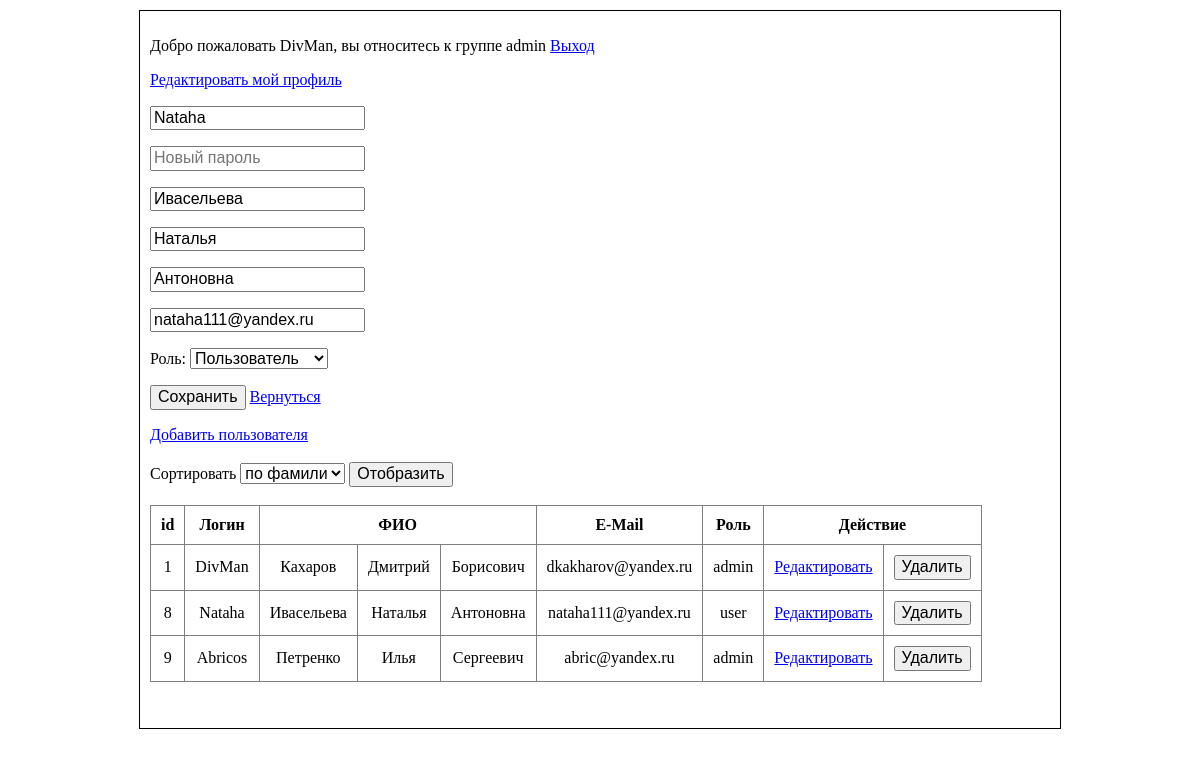
/?action=redact&id=8 (signed in), run on the app's committed database.
### tables this page shows
CREATE TABLE `users` (
  `id` int(11) NOT NULL,
  `login` varchar(256) NOT NULL,
  `password` varchar(256) NOT NULL,
  `lastname` varchar(256) NOT NULL,
  `firstname` varchar(256) NOT NULL,
  `patronymic` varchar(256) NOT NULL,
  `email` varchar(256) NOT NULL,
  `role` varchar(256) NOT NULL DEFAULT 'user'
);

### index.php (called while the page is built, shortened)
<?php
include 'lib/router/router.php';

### model/users.php (called while the page is built, shortened)
<?php
class Users {
	private $db = null;
	function __construct ($db) {
		$this->db = $db;
	}
	function showTable() {
		$sql = "SELECT * FROM `users`";
		$query = $this->db->query($sql);
		$query->setFetchMode(PDO::FETCH_ASSOC);
		return $query->fetchAll();
	}
	function showUser($user_id = null) {
		if(!empty($_GET['action']) && !empty($_GET['id'])) {
			$sql="SELECT * FROM users WHERE id = :userId";
			$result = $this->db->prepare($sql);
			$result->bindValue(':userId', $_GET['id'], PDO::PARAM_INT);
			$result->execute();
			$row = $result->fetchAll();
			return $row;
		}
	}
}

### template/listUsers/user-table.php (the view, shortened to what this page needs)
<?php
	if(!empty($_SESSION['role'])) {
		if($_SESSION['role'] == 'admin') {
			echo '<a href="?action=add-user">Добавить пользователя</a><br><br>';
		}
	}
?>
<form action="" method="get">
	Сортировать <select name="select">
		<option value="lastname">по фамили</option>
	</select>
	<input type="submit" value="Отобразить" name="btn-sort">
</form>
<br>
<?php
	if(!empty($_GET['select'])) {?>
		<table border="1" cellpadding="10" style="border-collapse: collapse; text-align: center;">
			<tr>
			<th>id</th>
			<th>Логин</th>
			<th colspan="3">ФИО</th>
			<th>E-Mail</th>
			<th>Роль</th>
			<?php
				if(!empty($_SESSION['role'])) {
					if($_SESSION['role'] == 'admin') {
						echo '<th colspan="2">Действие</th>';
					}
				}
			?>
		</tr>
		<?php
		foreach($sort as $key) {
			echo '<tr>';
				echo '<td>'.$key['id'].'</td>';
				echo '<td>'.$key['login'].'</td>';
				echo '<td>'.$key['lastname'].'</td>';
				echo '<td>'.$key['firstname'].'</td>';
				echo '<td>'.$key['patronymic'].'</td>';
				echo '<td>'.$key['email'].'</td>';
				echo '<td>'.$key['role'].'</td>';
				if(!empty($_SESSION['role'])) {
					if($_SESSION['role'] == 'admin') {
						echo '<td><a href="?action=redact&id='.$key['id'].'">Редактировать</a></td>';
						echo '<td><form action="" method="post">
						<input type="hidden" name="del-user-id" value="'.$key['id'].'">
						<input type="submit" value="Удалить" name="btn-del-user">
					</form></td>';
				}
			}
			echo '</tr>';
		}
	?>
		</table>
	<?php
	}
	else {?>
		<table border="1" cellpadding="10" style="border-collapse: collapse; text-align: center;">
	<tr>
		<th>id</th>
		<th>Логин</th>
		<th colspan="3">ФИО</th>
		<th>E-Mail</th>
		<th>Роль</th>
		<?php
			if(!empty($_SESSION['role'])) {
				if($_SESSION['role'] == 'admin') {
					echo '<th colspan="2">Действие</th>';
				}
			}
		?>
	</tr>
	<?php
		foreach($table as $key) {
			echo '<tr>';
				echo '<td>'.$key['id'].'</td>';
				echo '<td>'.$key['login'].'</td>';
				echo '<td>'.$key['lastname'].'</td>';
				echo '<td>'.$key['firstname'].'</td>';
				echo '<td>'.$key['patronymic'].'</td>';
				echo '<td>'.$key['email'].'</td>';
				echo '<td>'.$key['role'].'</td>';
				if(!empty($_SESSION['role'])) {
					if($_SESSION['role'] == 'admin') {
						echo '<td><a href="?action=redact&id='.$key['id'].'">Редактировать</a></td>';
						echo '<td><form action="" method="post">
						<input type="hidden" name="del-user-id" value="'.$key['id'].'">
						<input type="submit" value="Удалить" name="btn-del-user">
					</form></td>';
				}
			}
			echo '</tr>';
		}
	?>
</table>
	<?php
	}
?>
<br><br>

### template/listUsers/redact-user.php (shortened to what this page needs)
<form action="#" method="post">
		<p><input type="text" name="login" value="<?php echo $userRed[0]['login'];?>" placeholder="Логин"></p>
		<p><input type="text" name="pass" placeholder="Новый пароль"></p>
		<p><input type="text" name="last-name" value="<?php echo $userRed[0]['lastname'];?>" placeholder="Фамилия"></p>
		<p><input type="text" name="name" value="<?php echo $userRed[0]['firstname'];?>" placeholder="Имя"></p>
		<p><input type="text" name="patronymic" value="<?php echo $userRed[0]['patronymic'];?>" placeholder="Отчество"></p>
		<p><input type="text" name="email" value="<?php echo $userRed[0]['email'];?>" placeholder="E-mail"></p>
	Роль:
	<select name="select">
		<?php
			if($userRed[0]['role'] === 'user') {
				echo '<option value="user" selected>Пользователь</option>';
			}
			elseif($userRed[0]['role'] === 'admin') {
				echo '<option value="user">Пользователь</option>';
				echo ' <option value="admin" selected>Администратор</option>';
			}
		?>
    </select>
	<p><input type="submit" name="btn-redact-user" value="Сохранить"> <a href="./"> Вернуться</a></p>
</form>

### style.css (style rules this page uses)
body { padding: 10px; }

### data on the page
users: login "Nataha", last-name "Ивасельева", name "Наталья", patronymic "Антоновна", email "nataha111@yandex.ru", select "Пользователь", id "8", lastname "Ивасельева", firstname "Наталья", role "user"
users: id "1", login "DivMan", lastname "Кахаров", firstname "Дмитрий", patronymic "Борисович", email "dkakharov@yandex.ru", role "admin"
users: id "9", login "Abricos", lastname "Петренко", firstname "Илья", patronymic "Сергеевич", email "abric@yandex.ru", role "admin"

### other printed values
$_SESSION['login'] "DivMan"
$_SESSION['role'] "admin"
